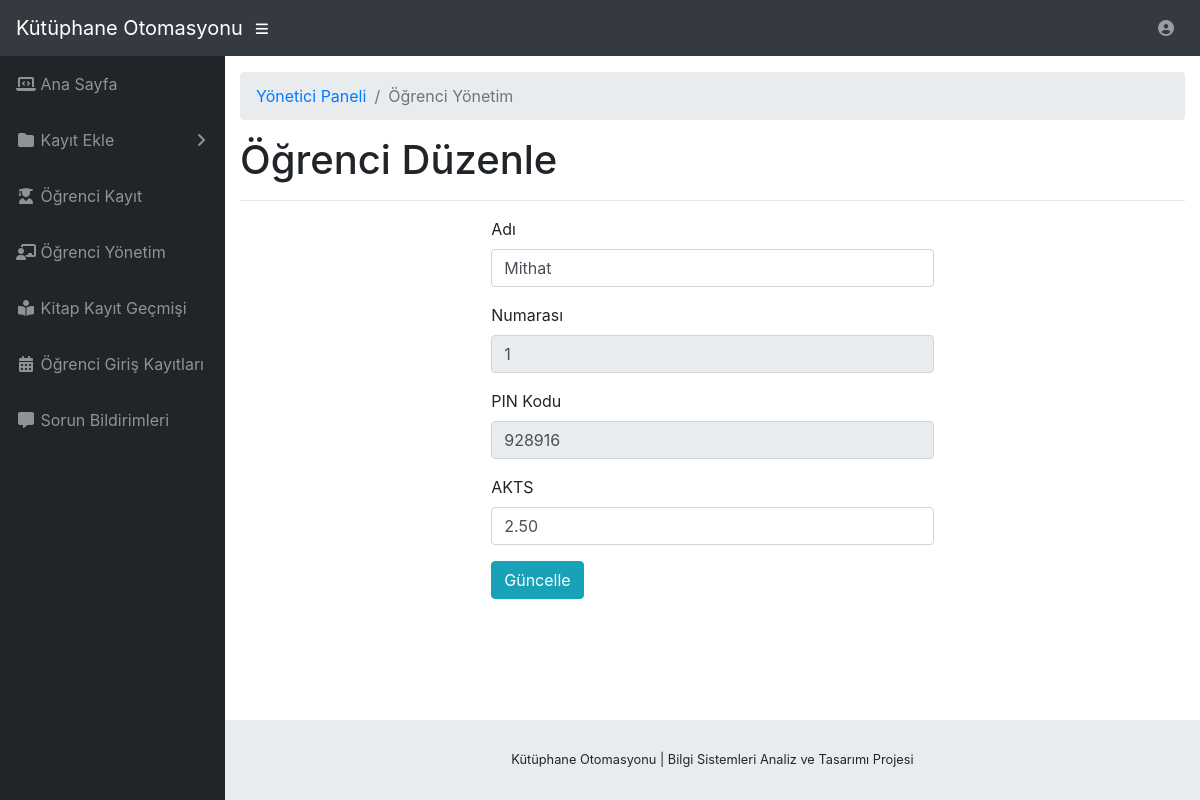
Page /yonetici/ogrenciduzenle.php?id=1 (signed in) on the committed database.
### tables this page shows
CREATE TABLE `ogrenciler` (
  `ogrenciNo` varchar(255) NOT NULL,
  `parola` varchar(255) NOT NULL,
  `ogrenciAdi` varchar(255) NOT NULL,
  `pinKodu` varchar(255) NOT NULL,
  `akts` decimal(10,2) NOT NULL,
  `olusturmaTarihi` timestamp NOT NULL DEFAULT CURRENT_TIMESTAMP,
  `guncellemeTarihi` varchar(255) NOT NULL
);

### yonetici/ogrenciduzenle.php (the view, shortened to what this page needs)
<?php
include('gereksinim/baglanti.php');
if(strlen($_SESSION['alogin'])==0)
    {
header('location:index.php');
}
else{
?>
<!DOCTYPE html>
<html lang="tr">
  <head>
    <link href="../../vendor/bootstrap/css/bootstrap.min.css" rel="stylesheet">
    <link href="../../vendor/fontawesome-free/css/all.min.css" rel="stylesheet" type="text/css">
    <link href="../../vendor/datatables/dataTables.bootstrap4.css" rel="stylesheet">
    <link href="../css/sb-admin.css" rel="stylesheet">
  </head>
  <body id="page-top">
    <nav class="navbar navbar-expand navbar-dark bg-dark static-top">
      <a class="navbar-brand mr-1" href="anasayfa.php">Kütüphane Otomasyonu</a>
      <button class="btn btn-link btn-sm text-white order-1 order-sm-0" id="sidebarToggle" href="#">
        <i class="fas fa-bars"></i>
      </button>
      <?php include('gereksinim/ustcubuk.php');?>
    </nav>
    <div id="wrapper">
      <?php include('gereksinim/kenarcubuk.php');?>
      <div id="content-wrapper">
        <div class="container-fluid">
          <ol class="breadcrumb">
            <li class="breadcrumb-item">
              <a href="anasayfa.php">Yönetici Paneli</a>
            </li>
            <li class="breadcrumb-item active">Öğrenci Yönetim</li>
          </ol>
          <h1>Öğrenci Düzenle</h1>
          <hr>
            <div class="content-wrapper">
        <div class="container">
                <div class="row" >
                  <div class="col-md-3"></div>
                    <div class="col-md-6">
                        <div class="panel panel-default">
<?php
$ogrid=intval($_GET['id']);
$sql=mysqli_query($con,"select * from ogrenciler where ogrenciNo='$ogrid'");
while($row=mysqli_fetch_array($sql))
{ ?>
                        <div class="panel-body">
                       <form name="dept" method="post">
   <div class="form-group">
    <label for="ogrenciadi">Adı</label>
    <input type="text" class="form-control" id="ogrenciadi" name="ogrenciadi" value="<?php echo htmlentities($row['ogrenciAdi']);?>"  />
  </div>
 <div class="form-group">
    <label for="ogrencino">Numarası</label>
    <input type="text" class="form-control" id="ogrencino" name="ogrencino" value="<?php echo htmlentities($row['ogrenciNo']);?>"  placeholder="" readonly />
  </div>
<div class="form-group">
    <label for="pinkodu">PIN Kodu</label>
    <input type="text" class="form-control" id="pinkodu" name="pinkodu" readonly value="<?php echo htmlentities($row['pinKodu']);?>" required />
  </div>
<div class="form-group">
    <label for="akts">AKTS</label>
    <input type="text" class="form-control" id="akts" name="akts"  value="<?php echo htmlentities($row['akts']);?>" required />
  </div>
  <?php } ?>
 <button type="submit" name="submit" id="submit" class="btn btn-info">Güncelle</button>
</form>
                            </div>
                            </div>
                    </div>
                </div>
            </div>
        </div>
        </div>
        <?php include('gereksinim/altyazi.php');?>
      </div>
    </div>
  </body>
</html>
<?php } ?>

### css/sb-admin.css (style rules this page uses)
html { position: relative; min-height: 100%; }
body { height: 100%; }
#wrapper { display: -webkit-box; display: -ms-flexbox; display: flex; }
#wrapper #content-wrapper { overflow-x: hidden; width: 100%; padding-top: 1rem; padding-bottom: 80px; }
:root { --input-padding-x: 0.75rem; --input-padding-y: 0.75rem; }

### rows in the picture
ogrenciler: ogrenciadi "Mithat", ogrencino "1", pinkodu "928916", akts "2.50"
